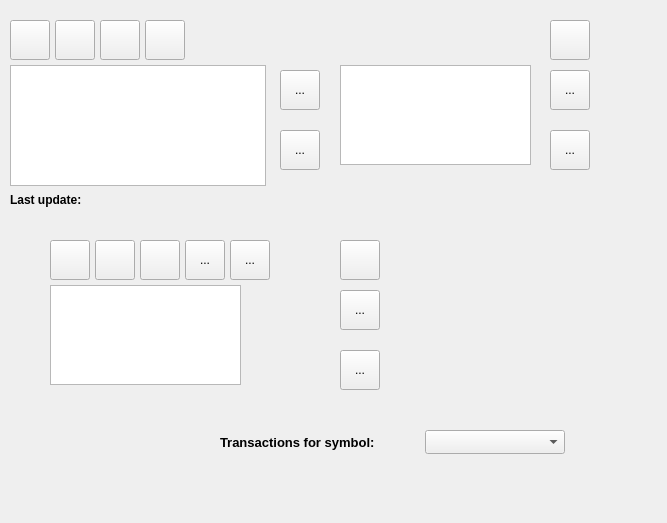
<?xml version="1.0" encoding="UTF-8"?>
<ui version="4.0">
 <class>Portfolio</class>
 <widget class="QWidget" name="Portfolio">
  <property name="geometry">
   <rect>
    <x>0</x>
    <y>0</y>
    <width>667</width>
    <height>523</height>
   </rect>
  </property>
  <property name="minimumSize">
   <size>
    <width>0</width>
    <height>0</height>
   </size>
  </property>
  <property name="windowTitle">
   <string>Form</string>
  </property>
  <widget class="QFrame" name="portfolioFrame">
   <property name="geometry">
    <rect>
     <x>10</x>
     <y>10</y>
     <width>321</width>
     <height>211</height>
    </rect>
   </property>
   <property name="frameShape">
    <enum>QFrame::NoFrame</enum>
   </property>
   <property name="frameShadow">
    <enum>QFrame::Raised</enum>
   </property>
   <property name="lineWidth">
    <number>0</number>
   </property>
   <widget class="QToolButton" name="upToolButton">
    <property name="geometry">
     <rect>
      <x>270</x>
      <y>60</y>
      <width>40</width>
      <height>40</height>
     </rect>
    </property>
    <property name="focusPolicy">
     <enum>Qt::NoFocus</enum>
    </property>
    <property name="toolTip">
     <string>Scroll Up</string>
    </property>
    <property name="autoFillBackground">
     <bool>true</bool>
    </property>
    <property name="text">
     <string>...</string>
    </property>
    <property name="icon">
     <iconset resource="../resources/ChartGeany.qrc">
      <normaloff>:/png/images/icons/PNG/Button_Up.png</normaloff>:/png/images/icons/PNG/Button_Up.png</iconset>
    </property>
    <property name="iconSize">
     <size>
      <width>32</width>
      <height>32</height>
     </size>
    </property>
   </widget>
   <widget class="QToolButton" name="downToolButton">
    <property name="geometry">
     <rect>
      <x>270</x>
      <y>120</y>
      <width>40</width>
      <height>40</height>
     </rect>
    </property>
    <property name="focusPolicy">
     <enum>Qt::NoFocus</enum>
    </property>
    <property name="toolTip">
     <string>Scroll Down</string>
    </property>
    <property name="autoFillBackground">
     <bool>true</bool>
    </property>
    <property name="text">
     <string>...</string>
    </property>
    <property name="icon">
     <iconset resource="../resources/ChartGeany.qrc">
      <normaloff>:/png/images/icons/PNG/Button_Down.png</normaloff>:/png/images/icons/PNG/Button_Down.png</iconset>
    </property>
    <property name="iconSize">
     <size>
      <width>32</width>
      <height>32</height>
     </size>
    </property>
   </widget>
   <widget class="QTableWidget" name="portfolioTableWidget">
    <property name="geometry">
     <rect>
      <x>0</x>
      <y>55</y>
      <width>256</width>
      <height>121</height>
     </rect>
    </property>
    <property name="font">
     <font>
      <pointsize>9</pointsize>
      <weight>75</weight>
      <bold>true</bold>
     </font>
    </property>
    <property name="focusPolicy">
     <enum>Qt::ClickFocus</enum>
    </property>
    <property name="frameShape">
     <enum>QFrame::StyledPanel</enum>
    </property>
    <property name="lineWidth">
     <number>1</number>
    </property>
    <property name="editTriggers">
     <set>QAbstractItemView::NoEditTriggers</set>
    </property>
    <property name="tabKeyNavigation">
     <bool>false</bool>
    </property>
    <property name="showDropIndicator" stdset="0">
     <bool>false</bool>
    </property>
    <property name="dragDropOverwriteMode">
     <bool>false</bool>
    </property>
    <property name="selectionMode">
     <enum>QAbstractItemView::SingleSelection</enum>
    </property>
    <property name="selectionBehavior">
     <enum>QAbstractItemView::SelectRows</enum>
    </property>
    <property name="showGrid">
     <bool>false</bool>
    </property>
    <property name="sortingEnabled">
     <bool>false</bool>
    </property>
    <property name="cornerButtonEnabled">
     <bool>true</bool>
    </property>
    <attribute name="horizontalHeaderHighlightSections">
     <bool>false</bool>
    </attribute>
    <attribute name="horizontalHeaderShowSortIndicator" stdset="0">
     <bool>false</bool>
    </attribute>
    <attribute name="verticalHeaderVisible">
     <bool>false</bool>
    </attribute>
    <attribute name="verticalHeaderHighlightSections">
     <bool>false</bool>
    </attribute>
   </widget>
   <widget class="QToolButton" name="expandButton">
    <property name="geometry">
     <rect>
      <x>0</x>
      <y>10</y>
      <width>40</width>
      <height>40</height>
     </rect>
    </property>
    <property name="focusPolicy">
     <enum>Qt::NoFocus</enum>
    </property>
    <property name="toolTip">
     <string>Expand/Restore</string>
    </property>
    <property name="autoFillBackground">
     <bool>true</bool>
    </property>
    <property name="text">
     <string/>
    </property>
    <property name="icon">
     <iconset resource="../resources/ChartGeany.qrc">
      <normaloff>:/png/images/icons/PNG/fullscreen.png</normaloff>:/png/images/icons/PNG/fullscreen.png</iconset>
    </property>
    <property name="iconSize">
     <size>
      <width>35</width>
      <height>35</height>
     </size>
    </property>
   </widget>
   <widget class="QLabel" name="lastupdateLbl">
    <property name="geometry">
     <rect>
      <x>0</x>
      <y>180</y>
      <width>311</width>
      <height>20</height>
     </rect>
    </property>
    <property name="font">
     <font>
      <pointsize>9</pointsize>
      <weight>75</weight>
      <bold>true</bold>
     </font>
    </property>
    <property name="autoFillBackground">
     <bool>true</bool>
    </property>
    <property name="text">
     <string>Last update: </string>
    </property>
    <property name="textFormat">
     <enum>Qt::PlainText</enum>
    </property>
    <property name="scaledContents">
     <bool>false</bool>
    </property>
    <property name="textInteractionFlags">
     <set>Qt::NoTextInteraction</set>
    </property>
   </widget>
   <widget class="QToolButton" name="transactionButton">
    <property name="geometry">
     <rect>
      <x>45</x>
      <y>10</y>
      <width>40</width>
      <height>40</height>
     </rect>
    </property>
    <property name="focusPolicy">
     <enum>Qt::NoFocus</enum>
    </property>
    <property name="toolTip">
     <string>Show Transactions</string>
    </property>
    <property name="autoFillBackground">
     <bool>true</bool>
    </property>
    <property name="text">
     <string/>
    </property>
    <property name="icon">
     <iconset resource="../resources/ChartGeany.qrc">
      <normaloff>:/png/images/icons/PNG/Portfolio.png</normaloff>:/png/images/icons/PNG/Portfolio.png</iconset>
    </property>
    <property name="iconSize">
     <size>
      <width>35</width>
      <height>35</height>
     </size>
    </property>
   </widget>
   <widget class="QToolButton" name="chartButton">
    <property name="geometry">
     <rect>
      <x>90</x>
      <y>10</y>
      <width>40</width>
      <height>40</height>
     </rect>
    </property>
    <property name="focusPolicy">
     <enum>Qt::NoFocus</enum>
    </property>
    <property name="toolTip">
     <string>Open Chart</string>
    </property>
    <property name="autoFillBackground">
     <bool>true</bool>
    </property>
    <property name="text">
     <string/>
    </property>
    <property name="icon">
     <iconset resource="../resources/ChartGeany.qrc">
      <normaloff>:/png/images/icons/PNG/Chart_Graph.png</normaloff>:/png/images/icons/PNG/Chart_Graph.png</iconset>
    </property>
    <property name="iconSize">
     <size>
      <width>35</width>
      <height>35</height>
     </size>
    </property>
   </widget>
   <widget class="QToolButton" name="optionsButton">
    <property name="geometry">
     <rect>
      <x>135</x>
      <y>10</y>
      <width>40</width>
      <height>40</height>
     </rect>
    </property>
    <property name="focusPolicy">
     <enum>Qt::NoFocus</enum>
    </property>
    <property name="toolTip">
     <string>Options</string>
    </property>
    <property name="autoFillBackground">
     <bool>false</bool>
    </property>
    <property name="text">
     <string/>
    </property>
    <property name="icon">
     <iconset resource="../resources/ChartGeany.qrc">
      <normaloff>:/png/images/icons/PNG/Window_Config.png</normaloff>:/png/images/icons/PNG/Window_Config.png</iconset>
    </property>
    <property name="iconSize">
     <size>
      <width>35</width>
      <height>35</height>
     </size>
    </property>
   </widget>
   <widget class="QToolButton" name="setPriceButton">
    <property name="geometry">
     <rect>
      <x>90</x>
      <y>10</y>
      <width>40</width>
      <height>40</height>
     </rect>
    </property>
    <property name="focusPolicy">
     <enum>Qt::NoFocus</enum>
    </property>
    <property name="toolTip">
     <string>Set Price</string>
    </property>
    <property name="autoFillBackground">
     <bool>true</bool>
    </property>
    <property name="text">
     <string/>
    </property>
    <property name="icon">
     <iconset resource="../resources/ChartGeany.qrc">
      <normaloff>:/png/images/icons/PNG/Gold-Coin-Stacks-icon.png</normaloff>:/png/images/icons/PNG/Gold-Coin-Stacks-icon.png</iconset>
    </property>
    <property name="iconSize">
     <size>
      <width>35</width>
      <height>35</height>
     </size>
    </property>
   </widget>
  </widget>
  <widget class="QFrame" name="transactionFrame">
   <property name="geometry">
    <rect>
     <x>50</x>
     <y>230</y>
     <width>521</width>
     <height>241</height>
    </rect>
   </property>
   <property name="frameShape">
    <enum>QFrame::NoFrame</enum>
   </property>
   <property name="frameShadow">
    <enum>QFrame::Raised</enum>
   </property>
   <widget class="QToolButton" name="addButton">
    <property name="geometry">
     <rect>
      <x>0</x>
      <y>10</y>
      <width>40</width>
      <height>40</height>
     </rect>
    </property>
    <property name="focusPolicy">
     <enum>Qt::NoFocus</enum>
    </property>
    <property name="toolTip">
     <string>Add Transaction</string>
    </property>
    <property name="autoFillBackground">
     <bool>true</bool>
    </property>
    <property name="text">
     <string/>
    </property>
    <property name="icon">
     <iconset resource="../resources/ChartGeany.qrc">
      <normaloff>:/png/images/icons/PNG/Add_Symbol.png</normaloff>:/png/images/icons/PNG/Add_Symbol.png</iconset>
    </property>
    <property name="iconSize">
     <size>
      <width>35</width>
      <height>35</height>
     </size>
    </property>
   </widget>
   <widget class="QToolButton" name="editButton">
    <property name="geometry">
     <rect>
      <x>45</x>
      <y>10</y>
      <width>40</width>
      <height>40</height>
     </rect>
    </property>
    <property name="focusPolicy">
     <enum>Qt::NoFocus</enum>
    </property>
    <property name="toolTip">
     <string>Edit Transaction</string>
    </property>
    <property name="autoFillBackground">
     <bool>true</bool>
    </property>
    <property name="text">
     <string/>
    </property>
    <property name="icon">
     <iconset resource="../resources/ChartGeany.qrc">
      <normaloff>:/png/images/icons/PNG/Pencil_2.png</normaloff>:/png/images/icons/PNG/Pencil_2.png</iconset>
    </property>
    <property name="iconSize">
     <size>
      <width>35</width>
      <height>35</height>
     </size>
    </property>
   </widget>
   <widget class="QToolButton" name="deleteButton">
    <property name="geometry">
     <rect>
      <x>90</x>
      <y>10</y>
      <width>40</width>
      <height>40</height>
     </rect>
    </property>
    <property name="focusPolicy">
     <enum>Qt::NoFocus</enum>
    </property>
    <property name="toolTip">
     <string>Delete Transaction</string>
    </property>
    <property name="autoFillBackground">
     <bool>true</bool>
    </property>
    <property name="text">
     <string/>
    </property>
    <property name="icon">
     <iconset resource="../resources/ChartGeany.qrc">
      <normaloff>:/png/images/icons/PNG/Trash_Delete.png</normaloff>:/png/images/icons/PNG/Trash_Delete.png</iconset>
    </property>
    <property name="iconSize">
     <size>
      <width>35</width>
      <height>35</height>
     </size>
    </property>
   </widget>
   <widget class="QToolButton" name="trUpToolButton">
    <property name="geometry">
     <rect>
      <x>290</x>
      <y>60</y>
      <width>40</width>
      <height>40</height>
     </rect>
    </property>
    <property name="focusPolicy">
     <enum>Qt::NoFocus</enum>
    </property>
    <property name="toolTip">
     <string>Scroll Up</string>
    </property>
    <property name="autoFillBackground">
     <bool>true</bool>
    </property>
    <property name="text">
     <string>...</string>
    </property>
    <property name="icon">
     <iconset resource="../resources/ChartGeany.qrc">
      <normaloff>:/png/images/icons/PNG/Button_Up.png</normaloff>:/png/images/icons/PNG/Button_Up.png</iconset>
    </property>
    <property name="iconSize">
     <size>
      <width>32</width>
      <height>32</height>
     </size>
    </property>
   </widget>
   <widget class="QToolButton" name="trDownToolButton">
    <property name="geometry">
     <rect>
      <x>290</x>
      <y>120</y>
      <width>40</width>
      <height>40</height>
     </rect>
    </property>
    <property name="focusPolicy">
     <enum>Qt::NoFocus</enum>
    </property>
    <property name="toolTip">
     <string>Scroll Down</string>
    </property>
    <property name="autoFillBackground">
     <bool>true</bool>
    </property>
    <property name="text">
     <string>...</string>
    </property>
    <property name="icon">
     <iconset resource="../resources/ChartGeany.qrc">
      <normaloff>:/png/images/icons/PNG/Button_Down.png</normaloff>:/png/images/icons/PNG/Button_Down.png</iconset>
    </property>
    <property name="iconSize">
     <size>
      <width>32</width>
      <height>32</height>
     </size>
    </property>
   </widget>
   <widget class="QTableWidget" name="transactionTableWidget">
    <property name="geometry">
     <rect>
      <x>0</x>
      <y>55</y>
      <width>191</width>
      <height>100</height>
     </rect>
    </property>
    <property name="font">
     <font>
      <pointsize>8</pointsize>
      <weight>75</weight>
      <bold>true</bold>
     </font>
    </property>
    <property name="focusPolicy">
     <enum>Qt::ClickFocus</enum>
    </property>
    <property name="frameShape">
     <enum>QFrame::StyledPanel</enum>
    </property>
    <property name="lineWidth">
     <number>1</number>
    </property>
    <property name="editTriggers">
     <set>QAbstractItemView::NoEditTriggers</set>
    </property>
    <property name="tabKeyNavigation">
     <bool>false</bool>
    </property>
    <property name="showDropIndicator" stdset="0">
     <bool>false</bool>
    </property>
    <property name="dragDropOverwriteMode">
     <bool>false</bool>
    </property>
    <property name="selectionMode">
     <enum>QAbstractItemView::SingleSelection</enum>
    </property>
    <property name="selectionBehavior">
     <enum>QAbstractItemView::SelectRows</enum>
    </property>
    <property name="showGrid">
     <bool>true</bool>
    </property>
    <property name="sortingEnabled">
     <bool>true</bool>
    </property>
    <attribute name="horizontalHeaderHighlightSections">
     <bool>false</bool>
    </attribute>
    <attribute name="verticalHeaderVisible">
     <bool>false</bool>
    </attribute>
    <attribute name="verticalHeaderHighlightSections">
     <bool>false</bool>
    </attribute>
   </widget>
   <widget class="QFrame" name="filterFrame">
    <property name="geometry">
     <rect>
      <x>170</x>
      <y>200</y>
      <width>350</width>
      <height>24</height>
     </rect>
    </property>
    <property name="autoFillBackground">
     <bool>true</bool>
    </property>
    <property name="frameShape">
     <enum>QFrame::NoFrame</enum>
    </property>
    <property name="frameShadow">
     <enum>QFrame::Raised</enum>
    </property>
    <widget class="QLabel" name="filterLabel">
     <property name="geometry">
      <rect>
       <x>0</x>
       <y>0</y>
       <width>200</width>
       <height>24</height>
      </rect>
     </property>
     <property name="font">
      <font>
       <pointsize>10</pointsize>
       <weight>75</weight>
       <bold>true</bold>
      </font>
     </property>
     <property name="autoFillBackground">
      <bool>true</bool>
     </property>
     <property name="text">
      <string>Transactions for symbol:</string>
     </property>
    </widget>
    <widget class="QComboBox" name="symbolFilterComboBox">
     <property name="geometry">
      <rect>
       <x>205</x>
       <y>0</y>
       <width>140</width>
       <height>24</height>
      </rect>
     </property>
     <property name="palette">
      <palette>
       <active>
        <colorrole role="Light">
         <brush brushstyle="SolidPattern">
          <color alpha="255">
           <red>48</red>
           <green>140</green>
           <blue>198</blue>
          </color>
         </brush>
        </colorrole>
        <colorrole role="BrightText">
         <brush brushstyle="SolidPattern">
          <color alpha="255">
           <red>48</red>
           <green>140</green>
           <blue>198</blue>
          </color>
         </brush>
        </colorrole>
        <colorrole role="Base">
         <brush brushstyle="SolidPattern">
          <color alpha="255">
           <red>48</red>
           <green>140</green>
           <blue>198</blue>
          </color>
         </brush>
        </colorrole>
        <colorrole role="HighlightedText">
         <brush brushstyle="SolidPattern">
          <color alpha="255">
           <red>48</red>
           <green>140</green>
           <blue>198</blue>
          </color>
         </brush>
        </colorrole>
        <colorrole role="NoRole">
         <brush brushstyle="SolidPattern">
          <color alpha="255">
           <red>48</red>
           <green>140</green>
           <blue>198</blue>
          </color>
         </brush>
        </colorrole>
       </active>
       <inactive>
        <colorrole role="Light">
         <brush brushstyle="SolidPattern">
          <color alpha="255">
           <red>48</red>
           <green>140</green>
           <blue>198</blue>
          </color>
         </brush>
        </colorrole>
        <colorrole role="BrightText">
         <brush brushstyle="SolidPattern">
          <color alpha="255">
           <red>48</red>
           <green>140</green>
           <blue>198</blue>
          </color>
         </brush>
        </colorrole>
        <colorrole role="Base">
         <brush brushstyle="SolidPattern">
          <color alpha="255">
           <red>48</red>
           <green>140</green>
           <blue>198</blue>
          </color>
         </brush>
        </colorrole>
        <colorrole role="HighlightedText">
         <brush brushstyle="SolidPattern">
          <color alpha="255">
           <red>48</red>
           <green>140</green>
           <blue>198</blue>
          </color>
         </brush>
        </colorrole>
        <colorrole role="NoRole">
         <brush brushstyle="SolidPattern">
          <color alpha="255">
           <red>48</red>
           <green>140</green>
           <blue>198</blue>
          </color>
         </brush>
        </colorrole>
       </inactive>
       <disabled>
        <colorrole role="Light">
         <brush brushstyle="SolidPattern">
          <color alpha="255">
           <red>48</red>
           <green>140</green>
           <blue>198</blue>
          </color>
         </brush>
        </colorrole>
        <colorrole role="BrightText">
         <brush brushstyle="SolidPattern">
          <color alpha="255">
           <red>48</red>
           <green>140</green>
           <blue>198</blue>
          </color>
         </brush>
        </colorrole>
        <colorrole role="Base">
         <brush brushstyle="SolidPattern">
          <color alpha="255">
           <red>255</red>
           <green>255</green>
           <blue>255</blue>
          </color>
         </brush>
        </colorrole>
        <colorrole role="HighlightedText">
         <brush brushstyle="SolidPattern">
          <color alpha="255">
           <red>48</red>
           <green>140</green>
           <blue>198</blue>
          </color>
         </brush>
        </colorrole>
        <colorrole role="NoRole">
         <brush brushstyle="SolidPattern">
          <color alpha="255">
           <red>48</red>
           <green>140</green>
           <blue>198</blue>
          </color>
         </brush>
        </colorrole>
       </disabled>
      </palette>
     </property>
     <property name="font">
      <font>
       <pointsize>10</pointsize>
       <weight>75</weight>
       <bold>true</bold>
      </font>
     </property>
     <property name="focusPolicy">
      <enum>Qt::ClickFocus</enum>
     </property>
     <property name="autoFillBackground">
      <bool>true</bool>
     </property>
     <property name="maxVisibleItems">
      <number>12</number>
     </property>
    </widget>
   </widget>
   <widget class="QToolButton" name="portfolioButton">
    <property name="geometry">
     <rect>
      <x>290</x>
      <y>10</y>
      <width>40</width>
      <height>40</height>
     </rect>
    </property>
    <property name="focusPolicy">
     <enum>Qt::NoFocus</enum>
    </property>
    <property name="toolTip">
     <string>Show Portfolio</string>
    </property>
    <property name="autoFillBackground">
     <bool>true</bool>
    </property>
    <property name="text">
     <string/>
    </property>
    <property name="icon">
     <iconset resource="../resources/ChartGeany.qrc">
      <normaloff>:/png/images/icons/PNG/Button_Back.png</normaloff>:/png/images/icons/PNG/Button_Back.png</iconset>
    </property>
    <property name="iconSize">
     <size>
      <width>35</width>
      <height>35</height>
     </size>
    </property>
   </widget>
   <widget class="QToolButton" name="importToolButton">
    <property name="geometry">
     <rect>
      <x>135</x>
      <y>10</y>
      <width>40</width>
      <height>40</height>
     </rect>
    </property>
    <property name="focusPolicy">
     <enum>Qt::NoFocus</enum>
    </property>
    <property name="toolTip">
     <string>Import Transactions</string>
    </property>
    <property name="statusTip">
     <string/>
    </property>
    <property name="text">
     <string>...</string>
    </property>
    <property name="icon">
     <iconset resource="../resources/ChartGeany.qrc">
      <normaloff>:/png/images/icons/PNG/Import.png</normaloff>:/png/images/icons/PNG/Import.png</iconset>
    </property>
    <property name="iconSize">
     <size>
      <width>32</width>
      <height>32</height>
     </size>
    </property>
    <property name="autoRaise">
     <bool>false</bool>
    </property>
   </widget>
   <widget class="QToolButton" name="exportToolButton">
    <property name="geometry">
     <rect>
      <x>180</x>
      <y>10</y>
      <width>40</width>
      <height>40</height>
     </rect>
    </property>
    <property name="focusPolicy">
     <enum>Qt::NoFocus</enum>
    </property>
    <property name="toolTip">
     <string>Export Transactions</string>
    </property>
    <property name="statusTip">
     <string/>
    </property>
    <property name="text">
     <string>...</string>
    </property>
    <property name="icon">
     <iconset resource="../resources/ChartGeany.qrc">
      <normaloff>:/png/images/icons/PNG/Export.png</normaloff>:/png/images/icons/PNG/Export.png</iconset>
    </property>
    <property name="iconSize">
     <size>
      <width>32</width>
      <height>32</height>
     </size>
    </property>
    <property name="autoRaise">
     <bool>false</bool>
    </property>
   </widget>
  </widget>
  <widget class="QFrame" name="optionsFrame">
   <property name="geometry">
    <rect>
     <x>340</x>
     <y>10</y>
     <width>320</width>
     <height>210</height>
    </rect>
   </property>
   <property name="frameShape">
    <enum>QFrame::NoFrame</enum>
   </property>
   <property name="frameShadow">
    <enum>QFrame::Raised</enum>
   </property>
   <property name="lineWidth">
    <number>0</number>
   </property>
   <widget class="QTableWidget" name="columnsTableWidget">
    <property name="geometry">
     <rect>
      <x>0</x>
      <y>55</y>
      <width>191</width>
      <height>100</height>
     </rect>
    </property>
    <property name="font">
     <font>
      <pointsize>10</pointsize>
      <weight>75</weight>
      <bold>true</bold>
     </font>
    </property>
    <property name="focusPolicy">
     <enum>Qt::ClickFocus</enum>
    </property>
    <property name="frameShape">
     <enum>QFrame::StyledPanel</enum>
    </property>
    <property name="lineWidth">
     <number>1</number>
    </property>
    <property name="editTriggers">
     <set>QAbstractItemView::NoEditTriggers</set>
    </property>
    <property name="tabKeyNavigation">
     <bool>false</bool>
    </property>
    <property name="showDropIndicator" stdset="0">
     <bool>false</bool>
    </property>
    <property name="dragDropOverwriteMode">
     <bool>false</bool>
    </property>
    <property name="selectionMode">
     <enum>QAbstractItemView::NoSelection</enum>
    </property>
    <property name="selectionBehavior">
     <enum>QAbstractItemView::SelectRows</enum>
    </property>
    <property name="showGrid">
     <bool>true</bool>
    </property>
    <property name="sortingEnabled">
     <bool>false</bool>
    </property>
    <property name="wordWrap">
     <bool>true</bool>
    </property>
    <attribute name="horizontalHeaderHighlightSections">
     <bool>false</bool>
    </attribute>
    <attribute name="verticalHeaderVisible">
     <bool>false</bool>
    </attribute>
    <attribute name="verticalHeaderHighlightSections">
     <bool>false</bool>
    </attribute>
   </widget>
   <widget class="QToolButton" name="colPortfolioButton">
    <property name="geometry">
     <rect>
      <x>210</x>
      <y>10</y>
      <width>40</width>
      <height>40</height>
     </rect>
    </property>
    <property name="focusPolicy">
     <enum>Qt::NoFocus</enum>
    </property>
    <property name="toolTip">
     <string>Show Portfolio</string>
    </property>
    <property name="autoFillBackground">
     <bool>true</bool>
    </property>
    <property name="text">
     <string/>
    </property>
    <property name="icon">
     <iconset resource="../resources/ChartGeany.qrc">
      <normaloff>:/png/images/icons/PNG/Button_Back.png</normaloff>:/png/images/icons/PNG/Button_Back.png</iconset>
    </property>
    <property name="iconSize">
     <size>
      <width>35</width>
      <height>35</height>
     </size>
    </property>
   </widget>
   <widget class="QToolButton" name="colUpToolButton">
    <property name="geometry">
     <rect>
      <x>210</x>
      <y>60</y>
      <width>40</width>
      <height>40</height>
     </rect>
    </property>
    <property name="focusPolicy">
     <enum>Qt::NoFocus</enum>
    </property>
    <property name="toolTip">
     <string>Scroll Up</string>
    </property>
    <property name="autoFillBackground">
     <bool>true</bool>
    </property>
    <property name="text">
     <string>...</string>
    </property>
    <property name="icon">
     <iconset resource="../resources/ChartGeany.qrc">
      <normaloff>:/png/images/icons/PNG/Button_Up.png</normaloff>:/png/images/icons/PNG/Button_Up.png</iconset>
    </property>
    <property name="iconSize">
     <size>
      <width>32</width>
      <height>32</height>
     </size>
    </property>
   </widget>
   <widget class="QToolButton" name="colDownToolButton">
    <property name="geometry">
     <rect>
      <x>210</x>
      <y>120</y>
      <width>40</width>
      <height>40</height>
     </rect>
    </property>
    <property name="focusPolicy">
     <enum>Qt::NoFocus</enum>
    </property>
    <property name="toolTip">
     <string>Scroll Down</string>
    </property>
    <property name="autoFillBackground">
     <bool>true</bool>
    </property>
    <property name="text">
     <string>...</string>
    </property>
    <property name="icon">
     <iconset resource="../resources/ChartGeany.qrc">
      <normaloff>:/png/images/icons/PNG/Button_Down.png</normaloff>:/png/images/icons/PNG/Button_Down.png</iconset>
    </property>
    <property name="iconSize">
     <size>
      <width>32</width>
      <height>32</height>
     </size>
    </property>
   </widget>
  </widget>
 </widget>
 <resources>
  <include location="../resources/ChartGeany.qrc"/>
 </resources>
 <connections/>
</ui>
